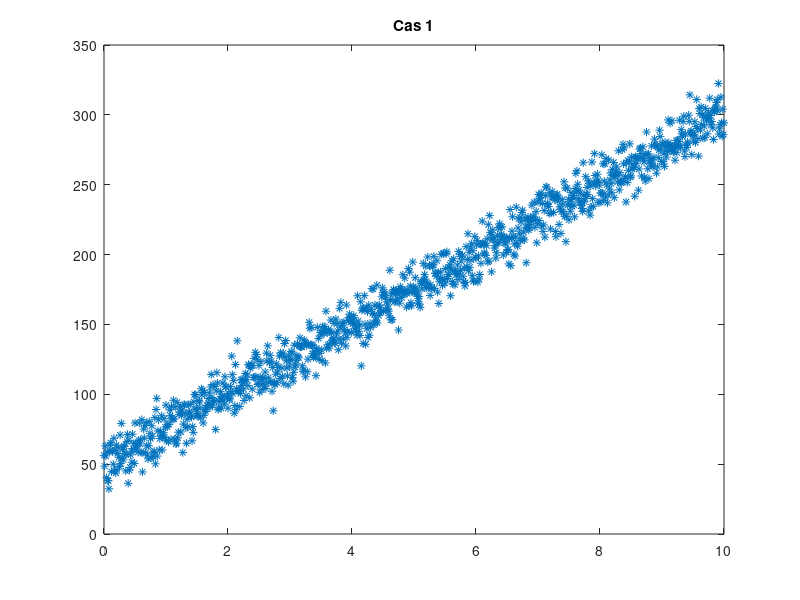
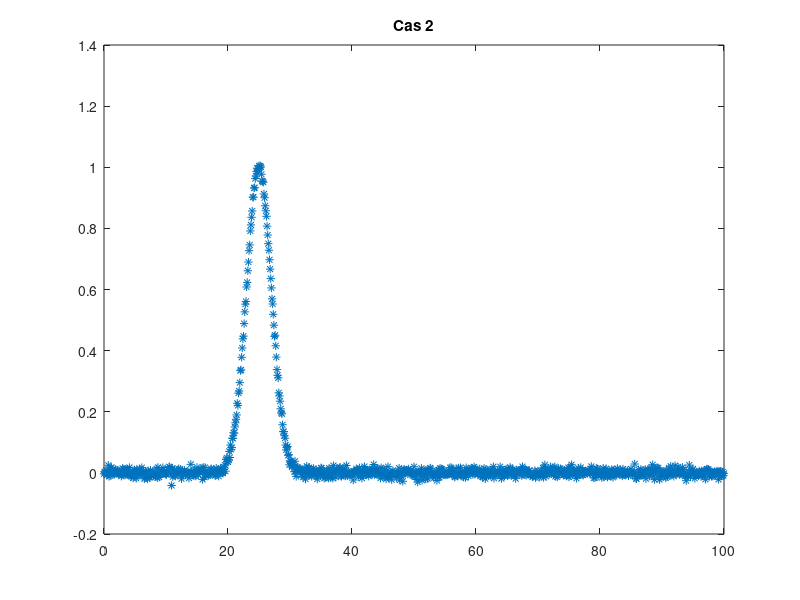

These figures' MATLAB source, in order:
clear all;
close all;
%%%%%%%%%%%%%%%%%%%%%%%%%%%%%%%%%%%%%%%%%%%%%%%%%%%%%%
%Synthese donnees 
%%%%%%%%%%%%%%%%%%%%%%%%%%%%%%%%%%%%%%%%%%%%%%%%%%%%%%
%%Cas 1
%%%%%%%%%%%%%%%%%%%%%%%%%%%%%%%%%%%%%%%%%%%%%%%%%%%%%%
a=[0:0.01:10];
donnees=25*a+50;
donnees_b=donnees+10*randn(1,length(a));
figure(1);plot(a,donnees_b,'*')
title('Cas 1')

%%%%%%%%%%%%%%%%%%%%%%%%%%%%%%%%%%%%%%%%%%%%%%%%%%%%%%
%%Cas 2
%%%%%%%%%%%%%%%%%%%%%%%%%%%%%%%%%%%%%%%%%%%%%%%%%%%%%%
a=[0:0.1:100];
donnees=exp(-((a-25).^2)/8);%+exp(-((x-10).^2)/5)+exp(-((x-54).^2)/8)+exp(-((x-85).^2)/12);
donnees_b=donnees+0.01*randn(1,1001);
figure(2);plot(a,donnees_b,'*')
title('Cas 2')